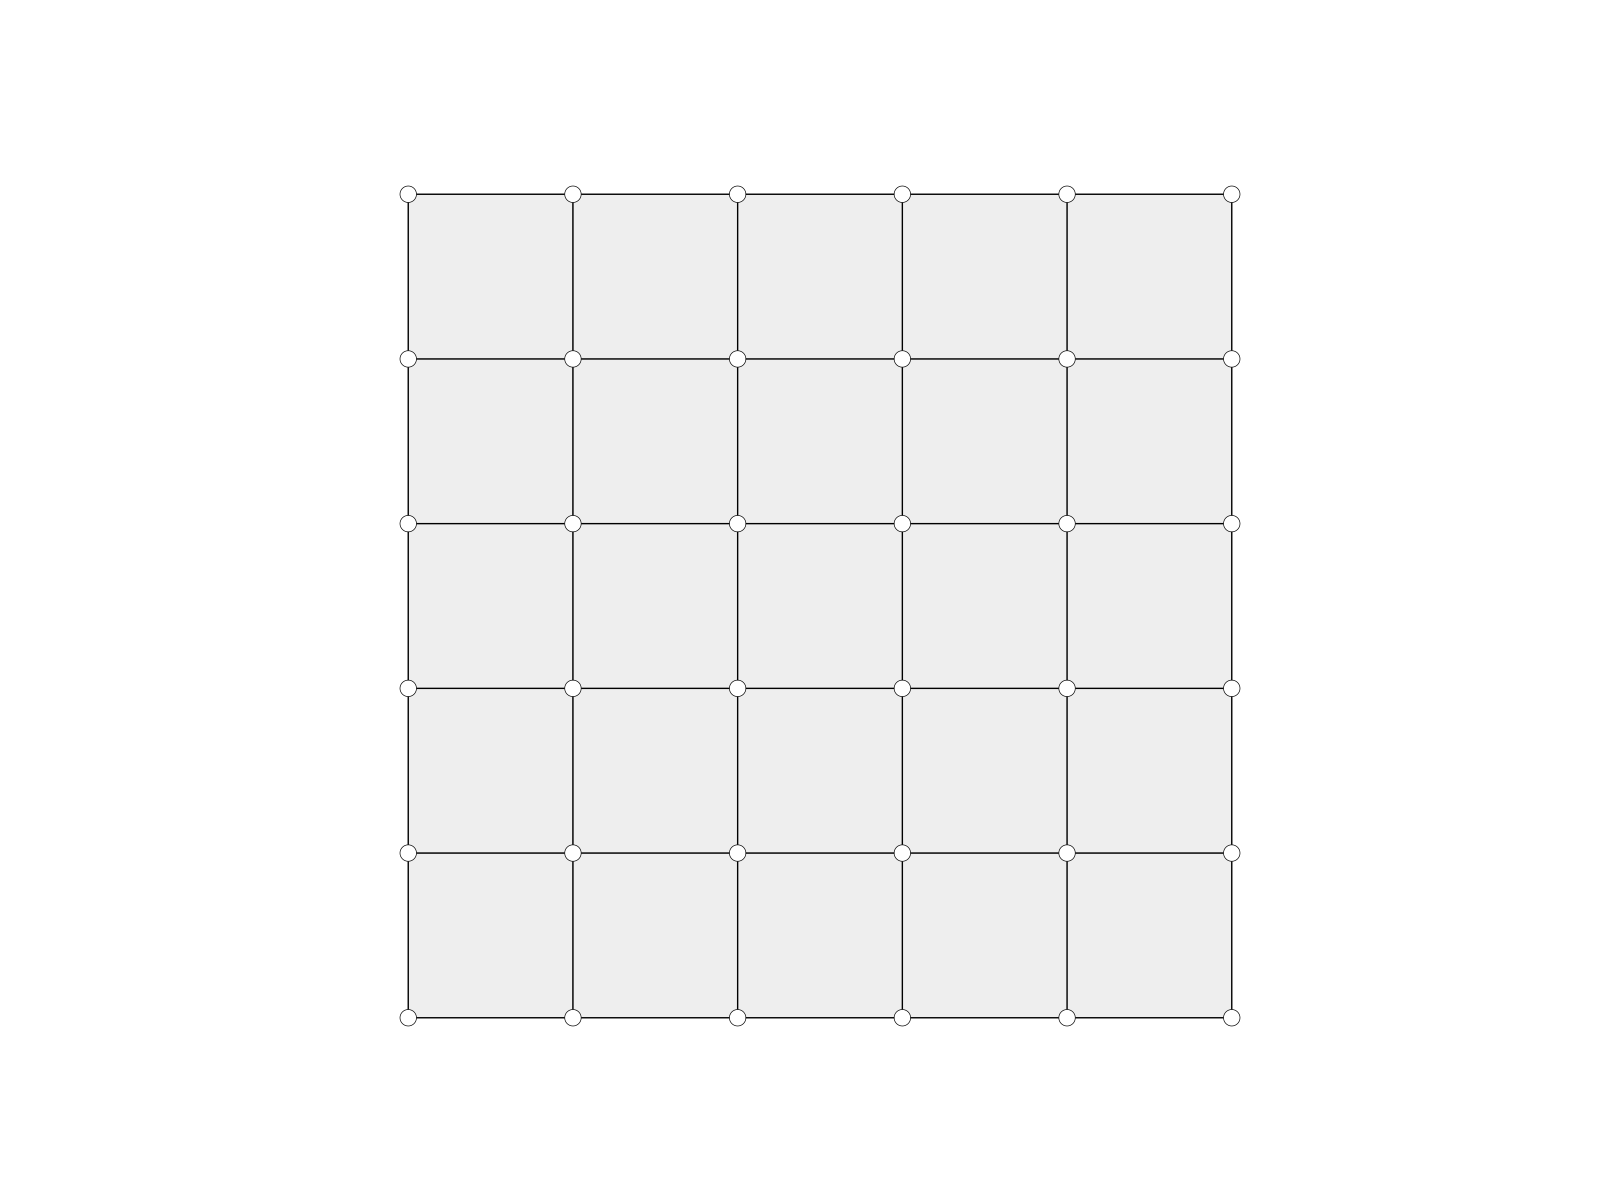

This chart was generated by the following Python code:
import compas
from compas.datastructures import Mesh

mesh = Mesh.from_obj(compas.get('faces.obj'))

mesh.plot()
